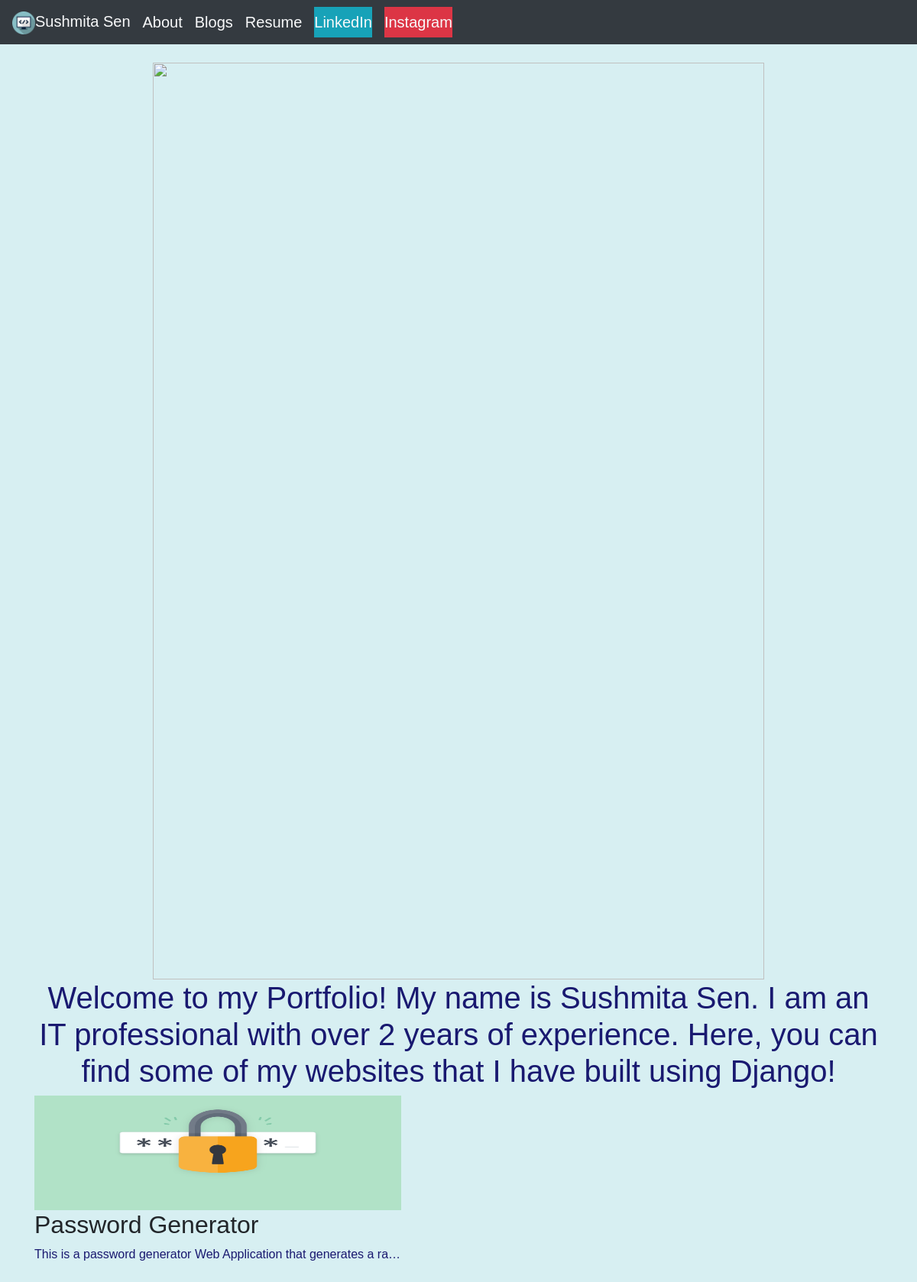
The page / on the database its author committed.
### portfolio/models.py (models this page shows, shortened)
class Project(models.Model):
    title = models.CharField(max_length=100)
    description = models.CharField(max_length=256)
    image = models.ImageField(upload_to='portfolio/images/')
    url = models.URLField(blank=True)

### portfolio/views.py (the view)
# urls.py: 2. Add a URL to urlpatterns:  path('', views.home, name='home')
def home(request):
    projects = Project.objects.all()
    return render(request, 'portfolio/home.html', {'projects':projects})

### portfolio/templates/portfolio/home.html (shortened to what this page needs)
{% extends 'portfolio/base.html' %}
{% block content %}
    {% load static %}
    <br>
    <div class="container text-center">
      <img src="{% static 'portfolio/portfolio-image.jpg' %}" height=1200 width=800>
      <h1>Welcome to my Portfolio! My name is Sushmita Sen. I am an IT professional with over 2 years of experience. Here, you can find some of my websites that I have built using Django!</h1>
    </div>
    <div class="container text-left">
      {% for project in projects %}
      {% if project.url %}
        <a href="{{ project.url }}"><img src="{{ project.image.url }}" height=150 width=480></a>
      {% else %}
        <img src="{{ project.image.url }}" height=150 width=480>
      {% endif %}
      <h2>{{ project.title }}</h2>
      <p>{{ project.description|truncatechars:65 }}</p>
      {% endfor %}
    </div>
{% endblock %}

### portfolio/static/portfolio/portfolio.css (style rules this page uses)
body { text-align: center; font-family: sans-serif; background-color: rgba(176,224,230,0.5); }
p { color: rgba(25,25,112.1); height: 4em; }
h1 { color: rgba(25,25,112.1); }

### rows shown on the page
Project: image (picture), title "Password Generator", description "This is a password generator Web Application that generates a ra…"
